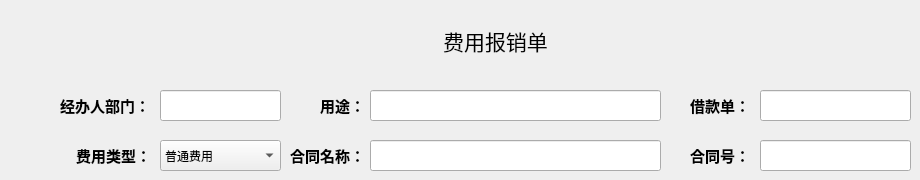
   <widget class="QWidget" name="costExpense">
    <widget class="QLabel" name="label">
     <property name="geometry">
      <rect>
       <x>60</x>
       <y>90</y>
       <width>91</width>
       <height>31</height>
      </rect>
     </property>
     <property name="font">
      <font>
       <family>Adobe 仿宋 Std R</family>
       <pointsize>11</pointsize>
       <weight>75</weight>
       <bold>true</bold>
      </font>
     </property>
     <property name="text">
      <string>经办人部门：</string>
     </property>
    </widget>
    <widget class="QLineEdit" name="lineEdit">
     <property name="geometry">
      <rect>
       <x>160</x>
       <y>90</y>
       <width>121</width>
       <height>31</height>
      </rect>
     </property>
    </widget>
    <widget class="QLineEdit" name="lineEdit_2">
     <property name="geometry">
      <rect>
       <x>370</x>
       <y>90</y>
       <width>291</width>
       <height>31</height>
      </rect>
     </property>
    </widget>
    <widget class="QLabel" name="label_2">
     <property name="geometry">
      <rect>
       <x>320</x>
       <y>90</y>
       <width>51</width>
       <height>31</height>
      </rect>
     </property>
     <property name="font">
      <font>
       <family>Adobe 仿宋 Std R</family>
       <pointsize>11</pointsize>
       <weight>75</weight>
       <bold>true</bold>
      </font>
     </property>
     <property name="text">
      <string>用途：</string>
     </property>
    </widget>
    <widget class="QLineEdit" name="lineEdit_3">
     <property name="geometry">
      <rect>
       <x>760</x>
       <y>90</y>
       <width>151</width>
       <height>31</height>
      </rect>
     </property>
     <property name="text">
      <string/>
     </property>
    </widget>
    <widget class="QLabel" name="label_3">
     <property name="geometry">
      <rect>
       <x>690</x>
       <y>90</y>
       <width>91</width>
       <height>31</height>
      </rect>
     </property>
     <property name="font">
      <font>
       <family>Adobe 仿宋 Std R</family>
       <pointsize>11</pointsize>
       <weight>75</weight>
       <bold>true</bold>
      </font>
     </property>
     <property name="text">
      <string>借款单：</string>
     </property>
    </widget>
    <widget class="QLabel" name="label_4">
     <property name="geometry">
      <rect>
       <x>76</x>
       <y>140</y>
       <width>81</width>
       <height>31</height>
      </rect>
     </property>
     <property name="font">
      <font>
       <family>Adobe 仿宋 Std R</family>
       <pointsize>11</pointsize>
       <weight>75</weight>
       <bold>true</bold>
      </font>
     </property>
     <property name="text">
      <string>费用类型：</string>
     </property>
    </widget>
    <widget class="QComboBox" name="comboBox">
     <property name="geometry">
      <rect>
       <x>160</x>
       <y>140</y>
       <width>121</width>
       <height>31</height>
      </rect>
     </property>
     <item>
      <property name="text">
       <string extracomment="普通费用">普通费用</string>
      </property>
     </item>
     <item>
      <property name="text">
       <string>往来款</string>
      </property>
     </item>
     <item>
      <property name="text">
       <string>捐赠支出</string>
      </property>
     </item>
     <item>
      <property name="text">
       <string>教学</string>
      </property>
     </item>
     <item>
      <property name="text">
       <string>财政</string>
      </property>
     </item>
    </widget>
    <widget class="QLineEdit" name="lineEdit_4">
     <property name="geometry">
      <rect>
       <x>370</x>
       <y>140</y>
       <width>291</width>
       <height>31</height>
      </rect>
     </property>
    </widget>
    <widget class="QLabel" name="label_5">
     <property name="geometry">
      <rect>
       <x>290</x>
       <y>140</y>
       <width>71</width>
       <height>31</height>
      </rect>
     </property>
     <property name="font">
      <font>
       <family>Adobe 仿宋 Std R</family>
       <pointsize>11</pointsize>
       <weight>75</weight>
       <bold>true</bold>
      </font>
     </property>
     <property name="text">
      <string>合同名称：</string>
     </property>
    </widget>
    <widget class="QLabel" name="label_6">
     <property name="geometry">
      <rect>
       <x>690</x>
       <y>140</y>
       <width>91</width>
       <height>31</height>
      </rect>
     </property>
     <property name="font">
      <font>
       <family>Adobe 仿宋 Std R</family>
       <pointsize>11</pointsize>
       <weight>75</weight>
       <bold>true</bold>
      </font>
     </property>
     <property name="text">
      <string>合同号：</string>
     </property>
    </widget>
    <widget class="QLineEdit" name="lineEdit_5">
     <property name="geometry">
      <rect>
       <x>760</x>
       <y>140</y>
       <width>151</width>
       <height>31</height>
      </rect>
     </property>
     <property name="text">
      <string/>
     </property>
    </widget>
    <widget class="QLabel" name="expenseChoiceLabel_3">
     <property name="geometry">
      <rect>
       <x>310</x>
       <y>10</y>
       <width>371</width>
       <height>61</height>
      </rect>
     </property>
     <property name="font">
      <font>
       <family>Adobe 仿宋 Std R</family>
       <pointsize>16</pointsize>
      </font>
     </property>
     <property name="text">
      <string>费用报销单</string>
     </property>
     <property name="alignment">
      <set>Qt::AlignCenter</set>
     </property>
    </widget>
   </widget>
